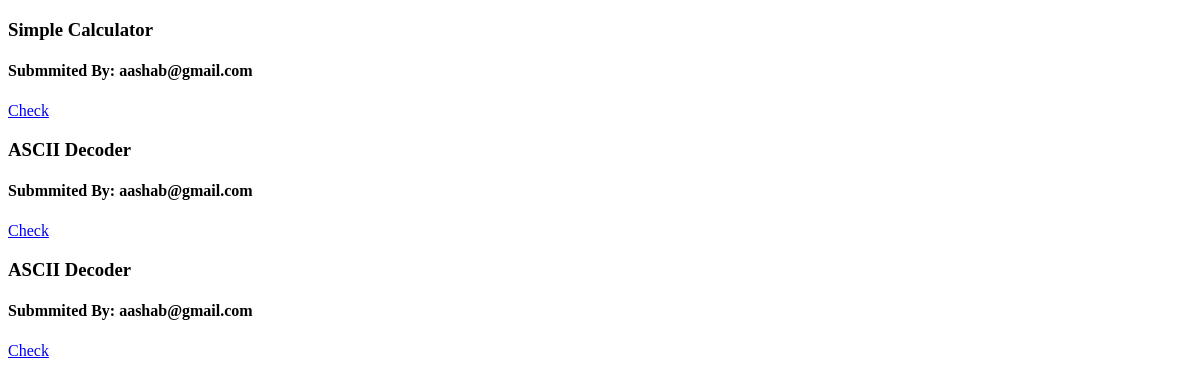
Page /lab/submissions/all on the earlier database version.
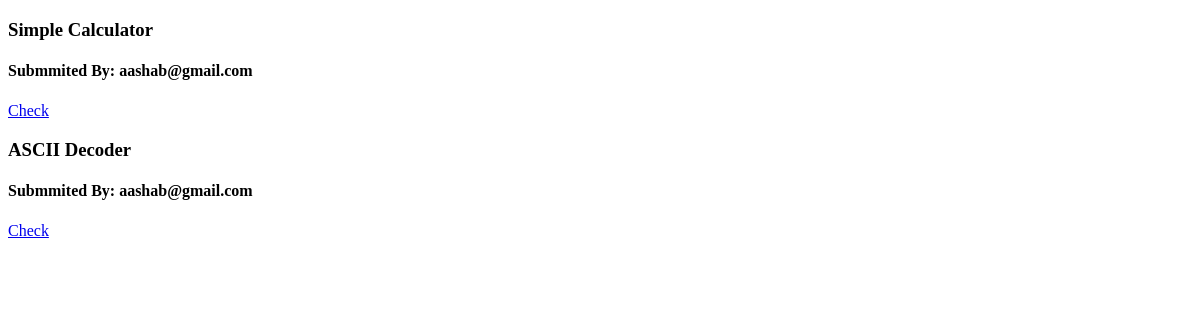
Same page on the later database version.
### lab/models.py (models this page shows, shortened)
class AssignmentSubmissions(models.Model):
    author = models.ForeignKey(CustomUser, on_delete=models.CASCADE)
    problem = models.ForeignKey(Assignments, on_delete=models.CASCADE)
    code = models.FileField(upload_to='assignmentSubmissions/')
    approved = models.BooleanField(default=False)
    reviewed = models.BooleanField(default=False)
    teachers_remarks = models.TextField(default='')

class Assignments(models.Model):
    title = models.CharField(max_length=150, default='')
    description = models.TextField(default='')
    objective = models.TextField(default='')
    task = models.TextField(default='')
    input_content = models.TextField(default='')
    output_content = models.TextField(default='')
    status = models.BooleanField(default=False)

### users/models.py (models this page shows, shortened)
class CustomUser(AbstractBaseUser, PermissionsMixin):
    email = models.EmailField(_('email address'), unique=True)
    first_name = models.CharField(_('first name'), max_length=30, default='')
    last_name = models.CharField(_('last name'), max_length=30, default='')
    position = models.CharField(_('position name'), max_length=10, default='Student')
    is_staff = models.BooleanField(default=False)
    is_active = models.BooleanField(default=True)
    date_joined = models.DateTimeField(default=timezone.now)
    USERNAME_FIELD = 'email'
    REQUIRED_FIELDS = []
    objects = CustomUserManager()

### lab/views.py (the view)
# urls.py: path('submissions/all', lab_views.submittedAssignments, name='lab-submissions'),
def submittedAssignments(request):
    submissions = AssignmentSubmissions.objects.all()
    if submissions:
        context = {
            'submissions':submissions
        }
        return render(request, 'lab/submissions.html', context)

### lab/templates/lab/submissions.html (shortened to what this page needs)
<!DOCTYPE html>
<html lang="en">
<head>
</head>
<body>
    {% for i in submissions %}
        <h3>{{i.problem.title}}</h3>
        <h4>Submmited By: {{i.author.email}}</h4>
        <a href="all/{{i.id}}">Check</a>
    {% endfor %}
</body>
</html>

Differences in the rows shown:
removed AssignmentSubmissions: problem "ASCII Decoder", author.email "aashab@gmail.com"
